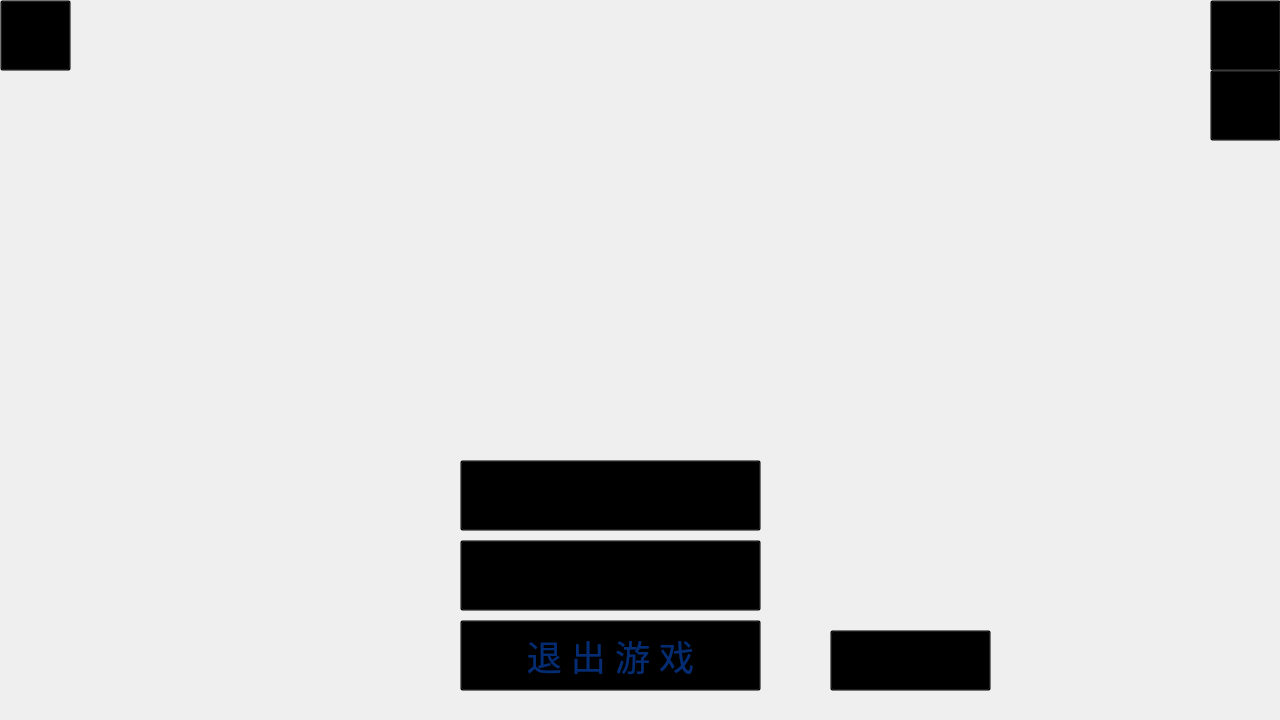
<?xml version="1.0" encoding="UTF-8"?>
<ui version="4.0">
 <class>MainWindow</class>
 <widget class="QMainWindow" name="MainWindow">
  <property name="enabled">
   <bool>false</bool>
  </property>
  <property name="geometry">
   <rect>
    <x>0</x>
    <y>0</y>
    <width>1280</width>
    <height>720</height>
   </rect>
  </property>
  <property name="windowTitle">
   <string>MoonyBalls</string>
  </property>
  <property name="windowIcon">
   <iconset resource="pic.qrc">
    <normaloff>:/pic/ball</normaloff>:/pic/ball</iconset>
  </property>
  <property name="styleSheet">
   <string notr="true">background-image: url(:/pic/bgr);</string>
  </property>
  <widget class="QWidget" name="centralWidget">
   <widget class="QLabel" name="Ball">
    <property name="geometry">
     <rect>
      <x>1080</x>
      <y>230</y>
      <width>131</width>
      <height>121</height>
     </rect>
    </property>
    <property name="styleSheet">
     <string notr="true">image: url(:/pic/ball);
background: transparent</string>
    </property>
    <property name="text">
     <string/>
    </property>
   </widget>
   <widget class="QPushButton" name="StartGame">
    <property name="geometry">
     <rect>
      <x>460</x>
      <y>460</y>
      <width>301</width>
      <height>71</height>
     </rect>
    </property>
    <property name="styleSheet">
     <string notr="true">border-image: url(:/pic/startbtn);
background: transparent</string>
    </property>
    <property name="text">
     <string/>
    </property>
   </widget>
   <widget class="QPushButton" name="Sound">
    <property name="geometry">
     <rect>
      <x>0</x>
      <y>0</y>
      <width>71</width>
      <height>71</height>
     </rect>
    </property>
    <property name="styleSheet">
     <string notr="true">border-image: url(:/pic/sdbtn);
background: transparent</string>
    </property>
    <property name="text">
     <string/>
    </property>
   </widget>
   <widget class="QPushButton" name="About">
    <property name="geometry">
     <rect>
      <x>1210</x>
      <y>0</y>
      <width>71</width>
      <height>71</height>
     </rect>
    </property>
    <property name="styleSheet">
     <string notr="true">border-image: url(:/pic/abt);
background: transparent</string>
    </property>
    <property name="text">
     <string/>
    </property>
   </widget>
   <widget class="QPushButton" name="ResumeGame">
    <property name="geometry">
     <rect>
      <x>460</x>
      <y>540</y>
      <width>301</width>
      <height>71</height>
     </rect>
    </property>
    <property name="styleSheet">
     <string notr="true">border-image: url(:/pic/rsmbtn);
background: transparent</string>
    </property>
    <property name="text">
     <string/>
    </property>
   </widget>
   <widget class="QPushButton" name="Exit">
    <property name="geometry">
     <rect>
      <x>460</x>
      <y>620</y>
      <width>301</width>
      <height>71</height>
     </rect>
    </property>
    <property name="palette">
     <palette>
      <active>
       <colorrole role="WindowText">
        <brush brushstyle="SolidPattern">
         <color alpha="255">
          <red>4</red>
          <green>44</green>
          <blue>115</blue>
         </color>
        </brush>
       </colorrole>
       <colorrole role="Button">
        <brush brushstyle="SolidPattern">
         <color alpha="0">
          <red>0</red>
          <green>0</green>
          <blue>0</blue>
         </color>
        </brush>
       </colorrole>
       <colorrole role="Text">
        <brush brushstyle="SolidPattern">
         <color alpha="255">
          <red>4</red>
          <green>44</green>
          <blue>115</blue>
         </color>
        </brush>
       </colorrole>
       <colorrole role="ButtonText">
        <brush brushstyle="SolidPattern">
         <color alpha="255">
          <red>4</red>
          <green>44</green>
          <blue>115</blue>
         </color>
        </brush>
       </colorrole>
       <colorrole role="Base">
        <brush brushstyle="SolidPattern">
         <color alpha="0">
          <red>0</red>
          <green>0</green>
          <blue>0</blue>
         </color>
        </brush>
       </colorrole>
       <colorrole role="Window">
        <brush brushstyle="SolidPattern">
         <color alpha="0">
          <red>0</red>
          <green>0</green>
          <blue>0</blue>
         </color>
        </brush>
       </colorrole>
       <colorrole role="PlaceholderText">
        <brush brushstyle="NoBrush">
         <color alpha="128">
          <red>4</red>
          <green>44</green>
          <blue>115</blue>
         </color>
        </brush>
       </colorrole>
      </active>
      <inactive>
       <colorrole role="WindowText">
        <brush brushstyle="SolidPattern">
         <color alpha="255">
          <red>4</red>
          <green>44</green>
          <blue>115</blue>
         </color>
        </brush>
       </colorrole>
       <colorrole role="Button">
        <brush brushstyle="SolidPattern">
         <color alpha="0">
          <red>0</red>
          <green>0</green>
          <blue>0</blue>
         </color>
        </brush>
       </colorrole>
       <colorrole role="Text">
        <brush brushstyle="SolidPattern">
         <color alpha="255">
          <red>4</red>
          <green>44</green>
          <blue>115</blue>
         </color>
        </brush>
       </colorrole>
       <colorrole role="ButtonText">
        <brush brushstyle="SolidPattern">
         <color alpha="255">
          <red>4</red>
          <green>44</green>
          <blue>115</blue>
         </color>
        </brush>
       </colorrole>
       <colorrole role="Base">
        <brush brushstyle="SolidPattern">
         <color alpha="0">
          <red>0</red>
          <green>0</green>
          <blue>0</blue>
         </color>
        </brush>
       </colorrole>
       <colorrole role="Window">
        <brush brushstyle="SolidPattern">
         <color alpha="0">
          <red>0</red>
          <green>0</green>
          <blue>0</blue>
         </color>
        </brush>
       </colorrole>
       <colorrole role="PlaceholderText">
        <brush brushstyle="NoBrush">
         <color alpha="128">
          <red>4</red>
          <green>44</green>
          <blue>115</blue>
         </color>
        </brush>
       </colorrole>
      </inactive>
      <disabled>
       <colorrole role="WindowText">
        <brush brushstyle="SolidPattern">
         <color alpha="255">
          <red>4</red>
          <green>44</green>
          <blue>115</blue>
         </color>
        </brush>
       </colorrole>
       <colorrole role="Button">
        <brush brushstyle="SolidPattern">
         <color alpha="0">
          <red>0</red>
          <green>0</green>
          <blue>0</blue>
         </color>
        </brush>
       </colorrole>
       <colorrole role="Text">
        <brush brushstyle="SolidPattern">
         <color alpha="255">
          <red>4</red>
          <green>44</green>
          <blue>115</blue>
         </color>
        </brush>
       </colorrole>
       <colorrole role="ButtonText">
        <brush brushstyle="SolidPattern">
         <color alpha="255">
          <red>4</red>
          <green>44</green>
          <blue>115</blue>
         </color>
        </brush>
       </colorrole>
       <colorrole role="Base">
        <brush brushstyle="SolidPattern">
         <color alpha="0">
          <red>0</red>
          <green>0</green>
          <blue>0</blue>
         </color>
        </brush>
       </colorrole>
       <colorrole role="Window">
        <brush brushstyle="SolidPattern">
         <color alpha="0">
          <red>0</red>
          <green>0</green>
          <blue>0</blue>
         </color>
        </brush>
       </colorrole>
       <colorrole role="PlaceholderText">
        <brush brushstyle="NoBrush">
         <color alpha="128">
          <red>4</red>
          <green>44</green>
          <blue>115</blue>
         </color>
        </brush>
       </colorrole>
      </disabled>
     </palette>
    </property>
    <property name="font">
     <font>
      <family>楷体_GB2312</family>
      <pointsize>26</pointsize>
     </font>
    </property>
    <property name="styleSheet">
     <string notr="true">border-image: url(:/pic/btn);
background: transparent;
color: rgb(4, 44, 115);</string>
    </property>
    <property name="text">
     <string>退 出 游 戏</string>
    </property>
   </widget>
   <widget class="QPushButton" name="Rank">
    <property name="geometry">
     <rect>
      <x>830</x>
      <y>630</y>
      <width>161</width>
      <height>61</height>
     </rect>
    </property>
    <property name="styleSheet">
     <string notr="true">border-image: url(:/pic/lstbtn);
background: transparent</string>
    </property>
    <property name="text">
     <string/>
    </property>
   </widget>
   <widget class="QPushButton" name="Guide">
    <property name="geometry">
     <rect>
      <x>1210</x>
      <y>70</y>
      <width>71</width>
      <height>71</height>
     </rect>
    </property>
    <property name="styleSheet">
     <string notr="true">border-image: url(:/pic/gd);
background: transparent</string>
    </property>
    <property name="text">
     <string/>
    </property>
   </widget>
  </widget>
  <action name="ActionExit">
   <property name="text">
    <string>退游</string>
   </property>
   <property name="toolTip">
    <string>退游</string>
   </property>
  </action>
  <action name="ActionAbout">
   <property name="text">
    <string>关于</string>
   </property>
  </action>
 </widget>
 <layoutdefault spacing="6" margin="11"/>
 <resources>
  <include location="pic.qrc"/>
 </resources>
 <connections/>
</ui>
